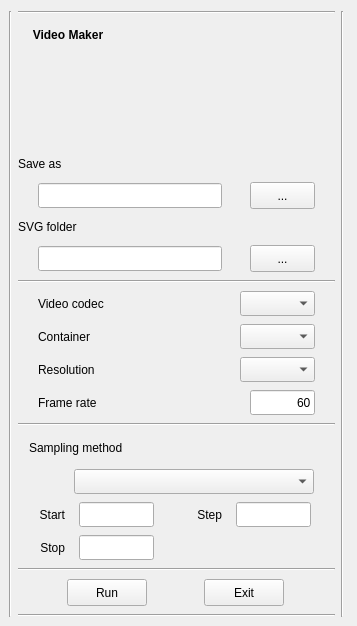
<?xml version="1.0" encoding="UTF-8"?>
<ui version="4.0">
 <class>VideoMakerSetup</class>
 <widget class="QWidget" name="VideoMakerSetup">
  <property name="enabled">
   <bool>true</bool>
  </property>
  <property name="geometry">
   <rect>
    <x>0</x>
    <y>0</y>
    <width>357</width>
    <height>626</height>
   </rect>
  </property>
  <property name="sizePolicy">
   <sizepolicy hsizetype="Fixed" vsizetype="Fixed">
    <horstretch>0</horstretch>
    <verstretch>0</verstretch>
   </sizepolicy>
  </property>
  <property name="minimumSize">
   <size>
    <width>357</width>
    <height>626</height>
   </size>
  </property>
  <property name="maximumSize">
   <size>
    <width>357</width>
    <height>626</height>
   </size>
  </property>
  <property name="windowTitle">
   <string>𝕀mage𝔼vo</string>
  </property>
  <layout class="QVBoxLayout" name="_2" stretch="0">
   <property name="spacing">
    <number>9</number>
   </property>
   <property name="sizeConstraint">
    <enum>QLayout::SetDefaultConstraint</enum>
   </property>
   <property name="leftMargin">
    <number>9</number>
   </property>
   <property name="rightMargin">
    <number>13</number>
   </property>
   <property name="bottomMargin">
    <number>9</number>
   </property>
   <item>
    <layout class="QHBoxLayout" name="horizontalLayout">
     <property name="spacing">
      <number>6</number>
     </property>
     <item>
      <widget class="Line" name="line_3">
       <property name="orientation">
        <enum>Qt::Vertical</enum>
       </property>
      </widget>
     </item>
     <item>
      <layout class="QVBoxLayout" name="verticalLayout_2">
       <property name="spacing">
        <number>8</number>
       </property>
       <property name="sizeConstraint">
        <enum>QLayout::SetFixedSize</enum>
       </property>
       <item>
        <widget class="Line" name="line_8">
         <property name="orientation">
          <enum>Qt::Horizontal</enum>
         </property>
        </widget>
       </item>
       <item>
        <layout class="QHBoxLayout" name="horizontalLayout_2">
         <item>
          <widget class="QLabel" name="image_editor_label_2">
           <property name="sizePolicy">
            <sizepolicy hsizetype="Fixed" vsizetype="Fixed">
             <horstretch>0</horstretch>
             <verstretch>0</verstretch>
            </sizepolicy>
           </property>
           <property name="minimumSize">
            <size>
             <width>100</width>
             <height>27</height>
            </size>
           </property>
           <property name="maximumSize">
            <size>
             <width>100</width>
             <height>27</height>
            </size>
           </property>
           <property name="text">
            <string>&lt;html&gt;&lt;head/&gt;&lt;body&gt;&lt;p&gt;&lt;span style=&quot; font-weight:600;&quot;&gt;Video Maker&lt;/span&gt;&lt;/p&gt;&lt;/body&gt;&lt;/html&gt;</string>
           </property>
           <property name="alignment">
            <set>Qt::AlignCenter</set>
           </property>
          </widget>
         </item>
         <item>
          <spacer name="horizontalSpacer_5">
           <property name="orientation">
            <enum>Qt::Horizontal</enum>
           </property>
           <property name="sizeHint" stdset="0">
            <size>
             <width>40</width>
             <height>20</height>
            </size>
           </property>
          </spacer>
         </item>
        </layout>
       </item>
       <item>
        <layout class="QHBoxLayout" name="horizontalLayout_28">
         <item>
          <spacer name="horizontalSpacer_4">
           <property name="orientation">
            <enum>Qt::Horizontal</enum>
           </property>
           <property name="sizeType">
            <enum>QSizePolicy::Fixed</enum>
           </property>
           <property name="sizeHint" stdset="0">
            <size>
             <width>78</width>
             <height>20</height>
            </size>
           </property>
          </spacer>
         </item>
         <item>
          <widget class="QLabel" name="img_widget">
           <property name="sizePolicy">
            <sizepolicy hsizetype="Fixed" vsizetype="Fixed">
             <horstretch>0</horstretch>
             <verstretch>0</verstretch>
            </sizepolicy>
           </property>
           <property name="minimumSize">
            <size>
             <width>100</width>
             <height>100</height>
            </size>
           </property>
           <property name="maximumSize">
            <size>
             <width>100</width>
             <height>100</height>
            </size>
           </property>
           <property name="text">
            <string/>
           </property>
           <property name="pixmap">
            <pixmap>../img/gfx/tv_img.svg</pixmap>
           </property>
           <property name="scaledContents">
            <bool>true</bool>
           </property>
          </widget>
         </item>
         <item>
          <spacer name="horizontalSpacer">
           <property name="orientation">
            <enum>Qt::Horizontal</enum>
           </property>
           <property name="sizeType">
            <enum>QSizePolicy::Fixed</enum>
           </property>
           <property name="sizeHint" stdset="0">
            <size>
             <width>78</width>
             <height>20</height>
            </size>
           </property>
          </spacer>
         </item>
        </layout>
       </item>
       <item>
        <layout class="QHBoxLayout" name="horizontalLayout_35">
         <item>
          <widget class="QLabel" name="save_as_label">
           <property name="sizePolicy">
            <sizepolicy hsizetype="Fixed" vsizetype="Fixed">
             <horstretch>0</horstretch>
             <verstretch>0</verstretch>
            </sizepolicy>
           </property>
           <property name="toolTip">
            <string>The input file path (supported types: jpg, jpeg, jpe, jfif, png)</string>
           </property>
           <property name="text">
            <string>Save as</string>
           </property>
          </widget>
         </item>
         <item>
          <spacer name="horizontalSpacer_15">
           <property name="orientation">
            <enum>Qt::Horizontal</enum>
           </property>
           <property name="sizeHint" stdset="0">
            <size>
             <width>40</width>
             <height>20</height>
            </size>
           </property>
          </spacer>
         </item>
        </layout>
       </item>
       <item>
        <layout class="QHBoxLayout" name="horizontalLayout_34">
         <item>
          <widget class="QLineEdit" name="save_as_line_edit">
           <property name="sizePolicy">
            <sizepolicy hsizetype="Preferred" vsizetype="Preferred">
             <horstretch>0</horstretch>
             <verstretch>0</verstretch>
            </sizepolicy>
           </property>
           <property name="minimumSize">
            <size>
             <width>184</width>
             <height>25</height>
            </size>
           </property>
           <property name="maximumSize">
            <size>
             <width>184</width>
             <height>25</height>
            </size>
           </property>
           <property name="toolTip">
            <string>&lt;html&gt;&lt;head/&gt;&lt;body&gt;&lt;p&gt;Where the video file should be saved and what it should be named.&lt;/p&gt;&lt;/body&gt;&lt;/html&gt;</string>
           </property>
           <property name="text">
            <string/>
           </property>
           <property name="alignment">
            <set>Qt::AlignLeading|Qt::AlignLeft|Qt::AlignVCenter</set>
           </property>
          </widget>
         </item>
         <item>
          <widget class="QToolButton" name="save_as_file_browser">
           <property name="minimumSize">
            <size>
             <width>65</width>
             <height>27</height>
            </size>
           </property>
           <property name="maximumSize">
            <size>
             <width>65</width>
             <height>27</height>
            </size>
           </property>
           <property name="toolTip">
            <string>&lt;html&gt;&lt;head/&gt;&lt;body&gt;&lt;p&gt;Where the video file should be saved and what it should be named.&lt;br/&gt;&lt;/p&gt;&lt;/body&gt;&lt;/html&gt;</string>
           </property>
           <property name="text">
            <string>...</string>
           </property>
          </widget>
         </item>
        </layout>
       </item>
       <item>
        <layout class="QHBoxLayout" name="horizontalLayout_32"/>
       </item>
       <item>
        <layout class="QHBoxLayout" name="horizontalLayout_33"/>
       </item>
       <item>
        <layout class="QHBoxLayout" name="horizontalLayout_31">
         <item>
          <widget class="QLabel" name="input_folder_label_2">
           <property name="sizePolicy">
            <sizepolicy hsizetype="Fixed" vsizetype="Fixed">
             <horstretch>0</horstretch>
             <verstretch>0</verstretch>
            </sizepolicy>
           </property>
           <property name="toolTip">
            <string>The input file path (supported types: jpg, jpeg, jpe, jfif, png)</string>
           </property>
           <property name="text">
            <string>SVG folder</string>
           </property>
          </widget>
         </item>
         <item>
          <spacer name="horizontalSpacer_12">
           <property name="orientation">
            <enum>Qt::Horizontal</enum>
           </property>
           <property name="sizeHint" stdset="0">
            <size>
             <width>40</width>
             <height>20</height>
            </size>
           </property>
          </spacer>
         </item>
        </layout>
       </item>
       <item>
        <layout class="QHBoxLayout" name="horizontalLayout_30">
         <item>
          <widget class="QLineEdit" name="svg_folder_line_edit">
           <property name="sizePolicy">
            <sizepolicy hsizetype="Preferred" vsizetype="Preferred">
             <horstretch>0</horstretch>
             <verstretch>0</verstretch>
            </sizepolicy>
           </property>
           <property name="minimumSize">
            <size>
             <width>184</width>
             <height>25</height>
            </size>
           </property>
           <property name="maximumSize">
            <size>
             <width>184</width>
             <height>25</height>
            </size>
           </property>
           <property name="toolTip">
            <string>&lt;html&gt;&lt;head/&gt;&lt;body&gt;&lt;p&gt;Browse for folder containing SVG file outputs from a run of ImageEvo.&lt;/p&gt;&lt;p&gt;If running VideoMaker straight after ImageEvo, the text box should be populated with the correct folder.&lt;/p&gt;&lt;/body&gt;&lt;/html&gt;</string>
           </property>
           <property name="text">
            <string/>
           </property>
           <property name="alignment">
            <set>Qt::AlignLeading|Qt::AlignLeft|Qt::AlignVCenter</set>
           </property>
          </widget>
         </item>
         <item>
          <widget class="QToolButton" name="svg_folder_browser">
           <property name="minimumSize">
            <size>
             <width>65</width>
             <height>27</height>
            </size>
           </property>
           <property name="maximumSize">
            <size>
             <width>65</width>
             <height>27</height>
            </size>
           </property>
           <property name="toolTip">
            <string>&lt;html&gt;&lt;head/&gt;&lt;body&gt;&lt;p&gt;Browse for folder containing SVG file outputs from a run of ImageEvo.&lt;/p&gt;&lt;p&gt;If running VideoMaker straight after ImageEvo, the text box should be populated with the correct folder.&lt;/p&gt;&lt;/body&gt;&lt;/html&gt;</string>
           </property>
           <property name="text">
            <string>...</string>
           </property>
          </widget>
         </item>
        </layout>
       </item>
       <item>
        <widget class="Line" name="line_6">
         <property name="orientation">
          <enum>Qt::Horizontal</enum>
         </property>
        </widget>
       </item>
       <item>
        <layout class="QHBoxLayout" name="horizontalLayout_59"/>
       </item>
       <item>
        <layout class="QHBoxLayout" name="horizontalLayout_11">
         <item>
          <widget class="QLabel" name="video_codec_label">
           <property name="sizePolicy">
            <sizepolicy hsizetype="Fixed" vsizetype="Preferred">
             <horstretch>0</horstretch>
             <verstretch>0</verstretch>
            </sizepolicy>
           </property>
           <property name="minimumSize">
            <size>
             <width>145</width>
             <height>0</height>
            </size>
           </property>
           <property name="maximumSize">
            <size>
             <width>145</width>
             <height>16777215</height>
            </size>
           </property>
           <property name="text">
            <string>Video codec</string>
           </property>
          </widget>
         </item>
         <item>
          <spacer name="horizontalSpacer_14">
           <property name="orientation">
            <enum>Qt::Horizontal</enum>
           </property>
           <property name="sizeType">
            <enum>QSizePolicy::Fixed</enum>
           </property>
           <property name="sizeHint" stdset="0">
            <size>
             <width>29</width>
             <height>20</height>
            </size>
           </property>
          </spacer>
         </item>
         <item>
          <widget class="QComboBox" name="video_codec_dropdown">
           <property name="sizePolicy">
            <sizepolicy hsizetype="Fixed" vsizetype="Fixed">
             <horstretch>0</horstretch>
             <verstretch>0</verstretch>
            </sizepolicy>
           </property>
           <property name="minimumSize">
            <size>
             <width>75</width>
             <height>25</height>
            </size>
           </property>
           <property name="maximumSize">
            <size>
             <width>75</width>
             <height>25</height>
            </size>
           </property>
           <property name="toolTip">
            <string>&lt;html&gt;&lt;head/&gt;&lt;body&gt;&lt;p&gt;VideoMaker is using OpenCV's cv2.VideoWriter class under the hood. This class requires some matching of compatible video codecs, containers, fps, and resolutions. This can be somewhat of a challenge because video codecs are confusing and difficult to install correctly. Basically, it's hard to predict which codecs the end user may have installed etc... Therefore, I have made many options available so the end user may experiment and see what works.&lt;/p&gt;&lt;p&gt;There is a good H264 codec available here: &lt;a href=&quot;https://github.com/cisco/openh264/releases&quot;&gt;&lt;span style=&quot; text-decoration: underline; color:#0000ff;&quot;&gt;https://github.com/cisco/openh264/releases&lt;/span&gt;&lt;/a&gt;&lt;/p&gt;&lt;p&gt;Just download the correct one for your OS, extract it and place it in the same directory as your python.exe. Version 1.8.0 was required for Python 3.8.&lt;/p&gt;&lt;p&gt;Here are some combinations which worked for me:&lt;/p&gt;&lt;p&gt;Codec | Container&lt;/p&gt;&lt;p&gt;avc3 | mp4&lt;/p&gt;&lt;p&gt;avc1 | mov&lt;/p&gt;&lt;p&gt;x264 | mkv&lt;/p&gt;&lt;/body&gt;&lt;/html&gt;</string>
           </property>
           <property name="insertPolicy">
            <enum>QComboBox::InsertAtBottom</enum>
           </property>
          </widget>
         </item>
        </layout>
       </item>
       <item>
        <layout class="QHBoxLayout" name="horizontalLayout_12">
         <item>
          <widget class="QLabel" name="container_label">
           <property name="sizePolicy">
            <sizepolicy hsizetype="Fixed" vsizetype="Preferred">
             <horstretch>0</horstretch>
             <verstretch>0</verstretch>
            </sizepolicy>
           </property>
           <property name="minimumSize">
            <size>
             <width>145</width>
             <height>0</height>
            </size>
           </property>
           <property name="maximumSize">
            <size>
             <width>145</width>
             <height>16777215</height>
            </size>
           </property>
           <property name="text">
            <string>Container</string>
           </property>
          </widget>
         </item>
         <item>
          <spacer name="horizontalSpacer_16">
           <property name="orientation">
            <enum>Qt::Horizontal</enum>
           </property>
           <property name="sizeType">
            <enum>QSizePolicy::Fixed</enum>
           </property>
           <property name="sizeHint" stdset="0">
            <size>
             <width>29</width>
             <height>20</height>
            </size>
           </property>
          </spacer>
         </item>
         <item>
          <widget class="QComboBox" name="container_dropdown">
           <property name="sizePolicy">
            <sizepolicy hsizetype="Fixed" vsizetype="Fixed">
             <horstretch>0</horstretch>
             <verstretch>0</verstretch>
            </sizepolicy>
           </property>
           <property name="minimumSize">
            <size>
             <width>75</width>
             <height>25</height>
            </size>
           </property>
           <property name="maximumSize">
            <size>
             <width>75</width>
             <height>25</height>
            </size>
           </property>
           <property name="toolTip">
            <string>&lt;html&gt;&lt;head/&gt;&lt;body&gt;&lt;p&gt;VideoMaker is using OpenCV's cv2.VideoWriter class under the hood. This class requires some matching of compatible video codecs, containers, fps, and resolutions. This can be somewhat of a challenge because video codecs are confusing and difficult to install correctly. Basically, it's hard to predict which codecs the end user may have installed etc... Therefore, I have made many options available so the end user may experiment and see what works.&lt;/p&gt;&lt;p&gt;There is a good H264 codec available here: &lt;a href=&quot;https://github.com/cisco/openh264/releases&quot;&gt;&lt;span style=&quot; text-decoration: underline; color:#0000ff;&quot;&gt;https://github.com/cisco/openh264/releases&lt;/span&gt;&lt;/a&gt;&lt;/p&gt;&lt;p&gt;Just download the correct one for your OS, extract it and place it in the same directory as your python.exe. Version 1.8.0 was required for Python 3.8.&lt;/p&gt;&lt;p&gt;Here are some combinations which worked for me:&lt;/p&gt;&lt;p&gt;Codec | Container&lt;/p&gt;&lt;p&gt;avc3 | mp4&lt;/p&gt;&lt;p&gt;avc1 | mov&lt;/p&gt;&lt;p&gt;x264 | mkv&lt;/p&gt;&lt;/body&gt;&lt;/html&gt;</string>
           </property>
           <property name="insertPolicy">
            <enum>QComboBox::InsertAtBottom</enum>
           </property>
          </widget>
         </item>
        </layout>
       </item>
       <item>
        <layout class="QHBoxLayout" name="horizontalLayout_10">
         <item>
          <widget class="QLabel" name="resolution_label">
           <property name="sizePolicy">
            <sizepolicy hsizetype="Fixed" vsizetype="Preferred">
             <horstretch>0</horstretch>
             <verstretch>0</verstretch>
            </sizepolicy>
           </property>
           <property name="minimumSize">
            <size>
             <width>145</width>
             <height>0</height>
            </size>
           </property>
           <property name="maximumSize">
            <size>
             <width>145</width>
             <height>16777215</height>
            </size>
           </property>
           <property name="text">
            <string>Resolution</string>
           </property>
          </widget>
         </item>
         <item>
          <spacer name="horizontalSpacer_11">
           <property name="orientation">
            <enum>Qt::Horizontal</enum>
           </property>
           <property name="sizeType">
            <enum>QSizePolicy::Fixed</enum>
           </property>
           <property name="sizeHint" stdset="0">
            <size>
             <width>29</width>
             <height>20</height>
            </size>
           </property>
          </spacer>
         </item>
         <item>
          <widget class="QComboBox" name="resolution_dropdown">
           <property name="sizePolicy">
            <sizepolicy hsizetype="Fixed" vsizetype="Fixed">
             <horstretch>0</horstretch>
             <verstretch>0</verstretch>
            </sizepolicy>
           </property>
           <property name="minimumSize">
            <size>
             <width>75</width>
             <height>25</height>
            </size>
           </property>
           <property name="maximumSize">
            <size>
             <width>75</width>
             <height>25</height>
            </size>
           </property>
           <property name="toolTip">
            <string/>
           </property>
           <property name="insertPolicy">
            <enum>QComboBox::InsertAtBottom</enum>
           </property>
          </widget>
         </item>
        </layout>
       </item>
       <item>
        <layout class="QHBoxLayout" name="horizontalLayout_9">
         <item>
          <widget class="QLabel" name="fps_label">
           <property name="sizePolicy">
            <sizepolicy hsizetype="Fixed" vsizetype="Preferred">
             <horstretch>0</horstretch>
             <verstretch>0</verstretch>
            </sizepolicy>
           </property>
           <property name="minimumSize">
            <size>
             <width>145</width>
             <height>0</height>
            </size>
           </property>
           <property name="maximumSize">
            <size>
             <width>145</width>
             <height>16777215</height>
            </size>
           </property>
           <property name="text">
            <string>Frame rate</string>
           </property>
          </widget>
         </item>
         <item>
          <spacer name="horizontalSpacer_10">
           <property name="orientation">
            <enum>Qt::Horizontal</enum>
           </property>
           <property name="sizeType">
            <enum>QSizePolicy::Fixed</enum>
           </property>
           <property name="sizeHint" stdset="0">
            <size>
             <width>39</width>
             <height>20</height>
            </size>
           </property>
          </spacer>
         </item>
         <item>
          <widget class="QLineEdit" name="fps_entry">
           <property name="sizePolicy">
            <sizepolicy hsizetype="Fixed" vsizetype="Fixed">
             <horstretch>0</horstretch>
             <verstretch>0</verstretch>
            </sizepolicy>
           </property>
           <property name="minimumSize">
            <size>
             <width>65</width>
             <height>25</height>
            </size>
           </property>
           <property name="maximumSize">
            <size>
             <width>65</width>
             <height>25</height>
            </size>
           </property>
           <property name="toolTip">
            <string>&lt;html&gt;&lt;head/&gt;&lt;body&gt;&lt;p&gt;The number of images which will be used to generate a second of video.&lt;/p&gt;&lt;/body&gt;&lt;/html&gt;</string>
           </property>
           <property name="text">
            <string>60</string>
           </property>
           <property name="alignment">
            <set>Qt::AlignRight|Qt::AlignTrailing|Qt::AlignVCenter</set>
           </property>
          </widget>
         </item>
        </layout>
       </item>
       <item>
        <widget class="Line" name="line_2">
         <property name="orientation">
          <enum>Qt::Horizontal</enum>
         </property>
        </widget>
       </item>
       <item>
        <layout class="QHBoxLayout" name="horizontalLayout_16">
         <property name="sizeConstraint">
          <enum>QLayout::SetFixedSize</enum>
         </property>
         <item>
          <widget class="QLabel" name="resolution_label_4">
           <property name="sizePolicy">
            <sizepolicy hsizetype="Fixed" vsizetype="Preferred">
             <horstretch>0</horstretch>
             <verstretch>0</verstretch>
            </sizepolicy>
           </property>
           <property name="minimumSize">
            <size>
             <width>130</width>
             <height>27</height>
            </size>
           </property>
           <property name="maximumSize">
            <size>
             <width>130</width>
             <height>27</height>
            </size>
           </property>
           <property name="text">
            <string>Sampling method</string>
           </property>
          </widget>
         </item>
         <item>
          <spacer name="horizontalSpacer_2">
           <property name="orientation">
            <enum>Qt::Horizontal</enum>
           </property>
           <property name="sizeType">
            <enum>QSizePolicy::Fixed</enum>
           </property>
           <property name="sizeHint" stdset="0">
            <size>
             <width>164</width>
             <height>20</height>
            </size>
           </property>
          </spacer>
         </item>
        </layout>
       </item>
       <item>
        <layout class="QHBoxLayout" name="horizontalLayout_13">
         <item>
          <spacer name="horizontalSpacer_3">
           <property name="orientation">
            <enum>Qt::Horizontal</enum>
           </property>
           <property name="sizeType">
            <enum>QSizePolicy::Fixed</enum>
           </property>
           <property name="sizeHint" stdset="0">
            <size>
             <width>35</width>
             <height>14</height>
            </size>
           </property>
          </spacer>
         </item>
         <item>
          <widget class="QComboBox" name="sampling_method_dropdown">
           <property name="sizePolicy">
            <sizepolicy hsizetype="Fixed" vsizetype="Fixed">
             <horstretch>0</horstretch>
             <verstretch>0</verstretch>
            </sizepolicy>
           </property>
           <property name="minimumSize">
            <size>
             <width>240</width>
             <height>25</height>
            </size>
           </property>
           <property name="maximumSize">
            <size>
             <width>240</width>
             <height>25</height>
            </size>
           </property>
           <property name="toolTip">
            <string>&lt;html&gt;&lt;head/&gt;&lt;body&gt;&lt;p&gt;Perhaps you have a very large set of images and want to use a subset as to reduce computation time and the length of the video. These sampling methods allow you to achieve this. The exponential decay is particuarly useful for conventional ImageEvo outputs as it samples more frequently when there is large changes in fitness but less frequently when there is smaller change in fitness.&lt;/p&gt;&lt;/body&gt;&lt;/html&gt;</string>
           </property>
           <property name="insertPolicy">
            <enum>QComboBox::InsertAtBottom</enum>
           </property>
          </widget>
         </item>
        </layout>
       </item>
       <item>
        <layout class="QHBoxLayout" name="horizontalLayout_14">
         <property name="spacing">
          <number>0</number>
         </property>
         <item>
          <spacer name="horizontalSpacer_9">
           <property name="orientation">
            <enum>Qt::Horizontal</enum>
           </property>
           <property name="sizeType">
            <enum>QSizePolicy::Expanding</enum>
           </property>
           <property name="sizeHint" stdset="0">
            <size>
             <width>2</width>
             <height>20</height>
            </size>
           </property>
          </spacer>
         </item>
         <item>
          <spacer name="horizontalSpacer_13">
           <property name="orientation">
            <enum>Qt::Horizontal</enum>
           </property>
           <property name="sizeType">
            <enum>QSizePolicy::Fixed</enum>
           </property>
           <property name="sizeHint" stdset="0">
            <size>
             <width>14</width>
             <height>20</height>
            </size>
           </property>
          </spacer>
         </item>
         <item>
          <widget class="QLabel" name="label">
           <property name="sizePolicy">
            <sizepolicy hsizetype="Fixed" vsizetype="Preferred">
             <horstretch>0</horstretch>
             <verstretch>0</verstretch>
            </sizepolicy>
           </property>
           <property name="minimumSize">
            <size>
             <width>33</width>
             <height>0</height>
            </size>
           </property>
           <property name="maximumSize">
            <size>
             <width>33</width>
             <height>16777215</height>
            </size>
           </property>
           <property name="text">
            <string>Start</string>
           </property>
           <property name="alignment">
            <set>Qt::AlignRight|Qt::AlignTrailing|Qt::AlignVCenter</set>
           </property>
          </widget>
         </item>
         <item>
          <spacer name="horizontalSpacer_8">
           <property name="orientation">
            <enum>Qt::Horizontal</enum>
           </property>
           <property name="sizeType">
            <enum>QSizePolicy::Fixed</enum>
           </property>
           <property name="sizeHint" stdset="0">
            <size>
             <width>14</width>
             <height>20</height>
            </size>
           </property>
          </spacer>
         </item>
         <item>
          <widget class="QLineEdit" name="start_entry">
           <property name="sizePolicy">
            <sizepolicy hsizetype="Fixed" vsizetype="Fixed">
             <horstretch>0</horstretch>
             <verstretch>0</verstretch>
            </sizepolicy>
           </property>
           <property name="minimumSize">
            <size>
             <width>75</width>
             <height>25</height>
            </size>
           </property>
           <property name="maximumSize">
            <size>
             <width>75</width>
             <height>25</height>
            </size>
           </property>
           <property name="text">
            <string/>
           </property>
           <property name="alignment">
            <set>Qt::AlignRight|Qt::AlignTrailing|Qt::AlignVCenter</set>
           </property>
          </widget>
         </item>
         <item>
          <spacer name="horizontalSpacer_19">
           <property name="orientation">
            <enum>Qt::Horizontal</enum>
           </property>
           <property name="sizeType">
            <enum>QSizePolicy::Fixed</enum>
           </property>
           <property name="sizeHint" stdset="0">
            <size>
             <width>35</width>
             <height>12</height>
            </size>
           </property>
          </spacer>
         </item>
         <item>
          <widget class="QLabel" name="label_2">
           <property name="sizePolicy">
            <sizepolicy hsizetype="Fixed" vsizetype="Preferred">
             <horstretch>0</horstretch>
             <verstretch>0</verstretch>
            </sizepolicy>
           </property>
           <property name="minimumSize">
            <size>
             <width>33</width>
             <height>0</height>
            </size>
           </property>
           <property name="maximumSize">
            <size>
             <width>33</width>
             <height>16777215</height>
            </size>
           </property>
           <property name="text">
            <string>Step</string>
           </property>
           <property name="alignment">
            <set>Qt::AlignRight|Qt::AlignTrailing|Qt::AlignVCenter</set>
           </property>
          </widget>
         </item>
         <item>
          <spacer name="horizontalSpacer_7">
           <property name="orientation">
            <enum>Qt::Horizontal</enum>
           </property>
           <property name="sizeType">
            <enum>QSizePolicy::Fixed</enum>
           </property>
           <property name="sizeHint" stdset="0">
            <size>
             <width>14</width>
             <height>20</height>
            </size>
           </property>
          </spacer>
         </item>
         <item>
          <widget class="QLineEdit" name="step_entry">
           <property name="sizePolicy">
            <sizepolicy hsizetype="Fixed" vsizetype="Fixed">
             <horstretch>0</horstretch>
             <verstretch>0</verstretch>
            </sizepolicy>
           </property>
           <property name="minimumSize">
            <size>
             <width>75</width>
             <height>25</height>
            </size>
           </property>
           <property name="maximumSize">
            <size>
             <width>75</width>
             <height>25</height>
            </size>
           </property>
           <property name="text">
            <string/>
           </property>
           <property name="alignment">
            <set>Qt::AlignRight|Qt::AlignTrailing|Qt::AlignVCenter</set>
           </property>
          </widget>
         </item>
         <item>
          <spacer name="horizontalSpacer_18">
           <property name="orientation">
            <enum>Qt::Horizontal</enum>
           </property>
           <property name="sizeType">
            <enum>QSizePolicy::Expanding</enum>
           </property>
           <property name="sizeHint" stdset="0">
            <size>
             <width>80</width>
             <height>12</height>
            </size>
           </property>
          </spacer>
         </item>
        </layout>
       </item>
       <item>
        <layout class="QHBoxLayout" name="horizontalLayout_15">
         <property name="spacing">
          <number>0</number>
         </property>
         <item>
          <spacer name="horizontalSpacer_21">
           <property name="orientation">
            <enum>Qt::Horizontal</enum>
           </property>
           <property name="sizeType">
            <enum>QSizePolicy::Fixed</enum>
           </property>
           <property name="sizeHint" stdset="0">
            <size>
             <width>14</width>
             <height>12</height>
            </size>
           </property>
          </spacer>
         </item>
         <item>
          <widget class="QLabel" name="label_4">
           <property name="sizePolicy">
            <sizepolicy hsizetype="Fixed" vsizetype="Preferred">
             <horstretch>0</horstretch>
             <verstretch>0</verstretch>
            </sizepolicy>
           </property>
           <property name="minimumSize">
            <size>
             <width>33</width>
             <height>0</height>
            </size>
           </property>
           <property name="maximumSize">
            <size>
             <width>33</width>
             <height>16777215</height>
            </size>
           </property>
           <property name="text">
            <string>Stop</string>
           </property>
           <property name="alignment">
            <set>Qt::AlignRight|Qt::AlignTrailing|Qt::AlignVCenter</set>
           </property>
          </widget>
         </item>
         <item>
          <spacer name="horizontalSpacer_17">
           <property name="orientation">
            <enum>Qt::Horizontal</enum>
           </property>
           <property name="sizeType">
            <enum>QSizePolicy::Fixed</enum>
           </property>
           <property name="sizeHint" stdset="0">
            <size>
             <width>14</width>
             <height>20</height>
            </size>
           </property>
          </spacer>
         </item>
         <item>
          <widget class="QLineEdit" name="stop_entry">
           <property name="sizePolicy">
            <sizepolicy hsizetype="Fixed" vsizetype="Fixed">
             <horstretch>0</horstretch>
             <verstretch>0</verstretch>
            </sizepolicy>
           </property>
           <property name="minimumSize">
            <size>
             <width>75</width>
             <height>25</height>
            </size>
           </property>
           <property name="maximumSize">
            <size>
             <width>75</width>
             <height>25</height>
            </size>
           </property>
           <property name="alignment">
            <set>Qt::AlignRight|Qt::AlignTrailing|Qt::AlignVCenter</set>
           </property>
          </widget>
         </item>
         <item>
          <spacer name="horizontalSpacer_20">
           <property name="orientation">
            <enum>Qt::Horizontal</enum>
           </property>
           <property name="sizeType">
            <enum>QSizePolicy::Expanding</enum>
           </property>
           <property name="sizeHint" stdset="0">
            <size>
             <width>192</width>
             <height>12</height>
            </size>
           </property>
          </spacer>
         </item>
        </layout>
       </item>
       <item>
        <widget class="Line" name="line_5">
         <property name="orientation">
          <enum>Qt::Horizontal</enum>
         </property>
        </widget>
       </item>
       <item>
        <layout class="QHBoxLayout" name="horizontalLayout_68">
         <item>
          <widget class="QPushButton" name="run_button">
           <property name="sizePolicy">
            <sizepolicy hsizetype="Fixed" vsizetype="Fixed">
             <horstretch>0</horstretch>
             <verstretch>0</verstretch>
            </sizepolicy>
           </property>
           <property name="minimumSize">
            <size>
             <width>80</width>
             <height>27</height>
            </size>
           </property>
           <property name="maximumSize">
            <size>
             <width>80</width>
             <height>27</height>
            </size>
           </property>
           <property name="toolTip">
            <string/>
           </property>
           <property name="text">
            <string>Run</string>
           </property>
          </widget>
         </item>
         <item>
          <widget class="QPushButton" name="exit_button">
           <property name="sizePolicy">
            <sizepolicy hsizetype="Fixed" vsizetype="Fixed">
             <horstretch>0</horstretch>
             <verstretch>0</verstretch>
            </sizepolicy>
           </property>
           <property name="minimumSize">
            <size>
             <width>80</width>
             <height>27</height>
            </size>
           </property>
           <property name="maximumSize">
            <size>
             <width>80</width>
             <height>27</height>
            </size>
           </property>
           <property name="toolTip">
            <string/>
           </property>
           <property name="text">
            <string>Exit</string>
           </property>
          </widget>
         </item>
        </layout>
       </item>
       <item>
        <widget class="Line" name="line">
         <property name="orientation">
          <enum>Qt::Horizontal</enum>
         </property>
        </widget>
       </item>
      </layout>
     </item>
     <item>
      <widget class="Line" name="line_4">
       <property name="orientation">
        <enum>Qt::Vertical</enum>
       </property>
      </widget>
     </item>
    </layout>
   </item>
  </layout>
 </widget>
 <resources/>
 <connections/>
</ui>
